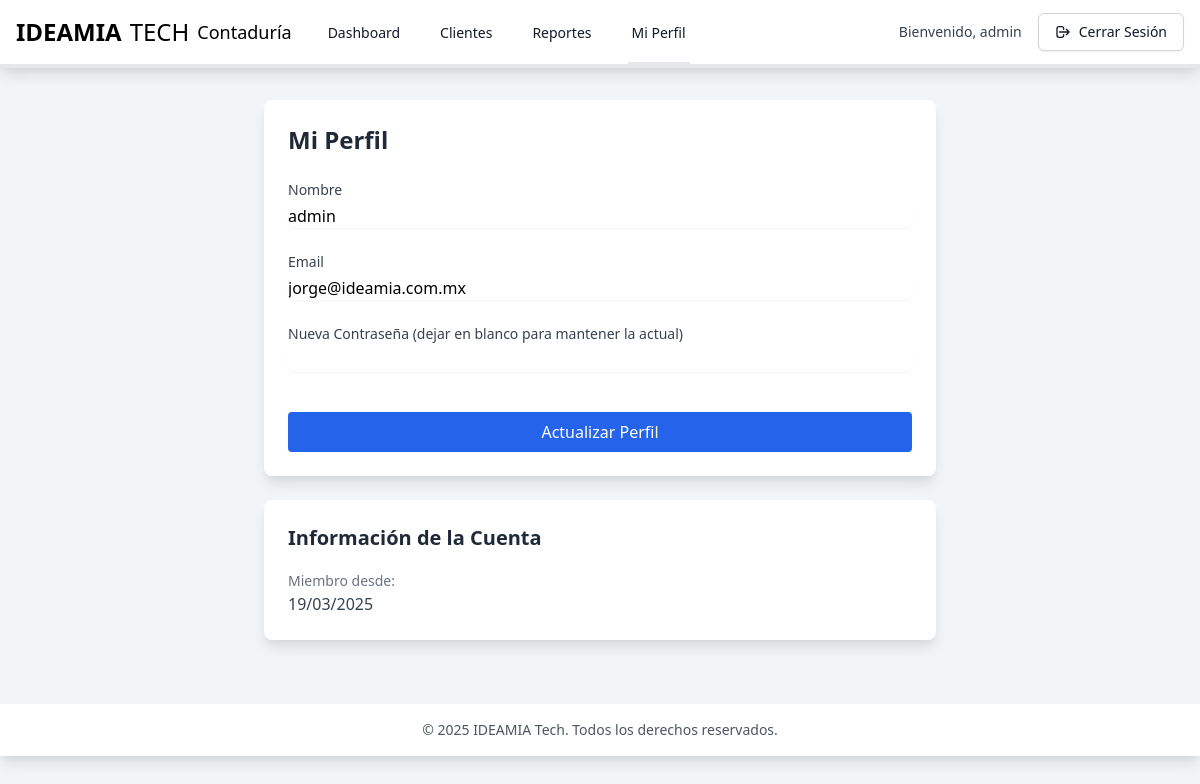
Screenshot of /profile (signed in) with the database file from the repository.
### tables this page shows
CREATE TABLE `users` (
  `id` int(11) NOT NULL,
  `username` varchar(50) NOT NULL,
  `password` varchar(255) NOT NULL,
  `email` varchar(100) NOT NULL,
  `role` enum('admin','contador') NOT NULL DEFAULT 'contador',
  `status` enum('active','inactive') NOT NULL DEFAULT 'active',
  `last_login` datetime DEFAULT NULL,
  `reset_token` varchar(64) DEFAULT NULL,
  `reset_token_expiry` datetime DEFAULT NULL,
  `created_at` datetime NOT NULL DEFAULT current_timestamp(),
  `updated_at` datetime NOT NULL DEFAULT current_timestamp() ON UPDATE current_timestamp()
);

### app/controllers/ProfileController.php (called while the page is built, shortened)
<?php
class ProfileController {
    private $db;
    public function __construct() {
        $this->db = Database::getInstance()->getConnection();
    }
    public function index() {
        try {
            $userId = $_SESSION['user_id'];
            $query = "SELECT id, username, email, created_at FROM users WHERE id = ?";
            $stmt = $this->db->prepare($query);
            $stmt->execute([$userId]);
            $user = $stmt->fetch(PDO::FETCH_ASSOC);
            $user['name'] = $user['username'];
            require_once __DIR__ . '/../views/profile/index.php';
        } catch (Exception $e) {
            error_log("Error en Profile: " . $e->getMessage());
            $_SESSION['error'] = 'Error al cargar el perfil';
            header('Location: ' . BASE_URL . '/dashboard');
            exit;
        }
    }
}

### app/config/database.php (called while the page is built, shortened)
<?php
class Database {
    private static $instance = null;
    private $connection;
    private function __construct() {
        try {
            $this->connection = new PDO(
                "mysql:host=" . DB_HOST . ";dbname=" . DB_NAME . ";charset=utf8mb4",
                DB_USER,
                DB_PASS,
                [
                    PDO::ATTR_ERRMODE => PDO::ERRMODE_EXCEPTION,
                    PDO::ATTR_DEFAULT_FETCH_MODE => PDO::FETCH_ASSOC,
                    PDO::ATTR_EMULATE_PREPARES => false
                ]
            );
        } catch (PDOException $e) {
            error_log("Error de conexión: " . $e->getMessage());
            throw new Exception("Error de conexión a la base de datos");
        }
    }
    public static function getInstance() {
        if (self::$instance === null) {
            self::$instance = new self();
        }
        return self::$instance;
    }
    public function getConnection() {
        return $this->connection;
    }
}

### app/views/profile/index.php (the view, shortened to what this page needs)
<!DOCTYPE html>
<html lang="es">
<head>
    <link rel="stylesheet" href="<?php echo BASE_URL; ?>/css/styles.css">
</head>
<body class="bg-gray-100">
    <?php include __DIR__ . '/../partials/navbar.php'; ?>
    <div class="container mx-auto px-4 py-8">
        <div class="max-w-2xl mx-auto">
            <div class="bg-white rounded-lg shadow-lg p-6">
                <h1 class="text-2xl font-bold text-gray-800 mb-6">Mi Perfil</h1>
                <form action="<?php echo BASE_URL; ?>/profile/update" method="POST" class="space-y-6">
                    <div>
                        <label for="name" class="block text-sm font-medium text-gray-700">Nombre</label>
                        <input type="text" name="name" id="name"
                               value="<?php echo htmlspecialchars($user['name']); ?>"
                               class="mt-1 block w-full rounded-md border-gray-300 shadow-sm focus:border-blue-500 focus:ring-blue-500">
                    </div>
                    <div>
                        <label for="email" class="block text-sm font-medium text-gray-700">Email</label>
                        <input type="email" name="email" id="email"
                               value="<?php echo htmlspecialchars($user['email']); ?>"
                               class="mt-1 block w-full rounded-md border-gray-300 shadow-sm focus:border-blue-500 focus:ring-blue-500">
                    </div>
                    <div>
                        <label for="password" class="block text-sm font-medium text-gray-700">
                            Nueva Contraseña (dejar en blanco para mantener la actual)
                        </label>
                        <input type="password" name="password" id="password"
                               class="mt-1 block w-full rounded-md border-gray-300 shadow-sm focus:border-blue-500 focus:ring-blue-500">
                    </div>
                    <div class="pt-4">
                        <button type="submit"
                                class="w-full bg-blue-600 text-white px-4 py-2 rounded hover:bg-blue-700 focus:outline-none focus:ring-2 focus:ring-blue-500 focus:ring-offset-2">
                            Actualizar Perfil
                        </button>
                    </div>
                </form>
            </div>
            <div class="bg-white rounded-lg shadow-lg p-6 mt-6">
                <h2 class="text-xl font-semibold text-gray-800 mb-4">Información de la Cuenta</h2>
                <div class="space-y-4">
                    <div>
                        <span class="text-sm text-gray-500">Miembro desde:</span>
                        <p class="text-gray-700">
                            <?php echo date('d/m/Y', strtotime($user['created_at'])); ?>
                        </p>
                    </div>
                </div>
            </div>
        </div>
    </div>
    <?php include __DIR__ . '/../partials/footer.php'; ?>
</body>
</html>

### rows the page displays
users: name "admin", email "jorge@ideamia.com.mx", created_at "19/03/2025"

### other values shown
$_SESSION['username'] "admin"
